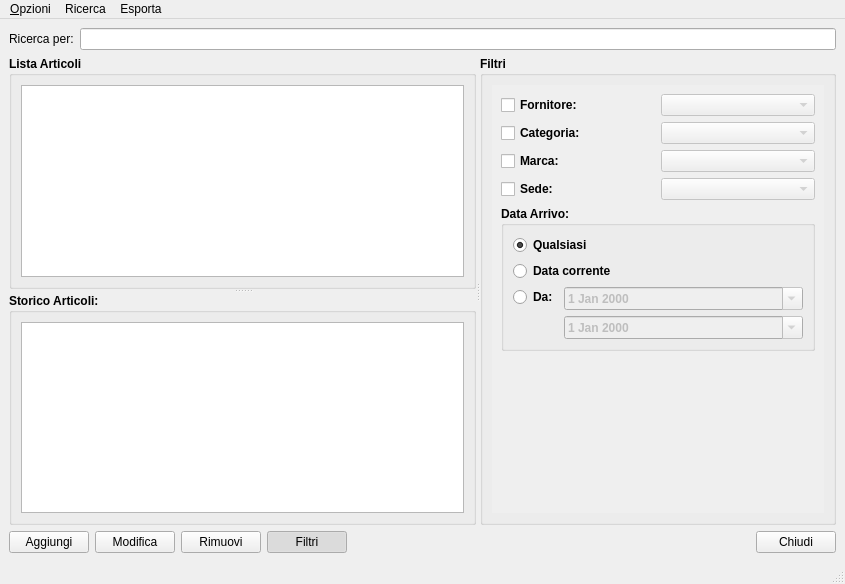
<?xml version="1.0" encoding="UTF-8"?>
<ui version="4.0">
 <class>MagazzinoWindow</class>
 <widget class="QMainWindow" name="MagazzinoWindow">
  <property name="windowModality">
   <enum>Qt::NonModal</enum>
  </property>
  <property name="geometry">
   <rect>
    <x>0</x>
    <y>0</y>
    <width>845</width>
    <height>584</height>
   </rect>
  </property>
  <property name="windowTitle">
   <string>Magazzino</string>
  </property>
  <widget class="QWidget" name="centralwidget">
   <layout class="QVBoxLayout" name="verticalLayout_5">
    <item>
     <layout class="QHBoxLayout" name="horizontalLayout">
      <item>
       <widget class="QLabel" name="label_2">
        <property name="text">
         <string>Ricerca per:</string>
        </property>
       </widget>
      </item>
      <item>
       <widget class="QLineEdit" name="searchLineEdit"/>
      </item>
     </layout>
    </item>
    <item>
     <widget class="QSplitter" name="splitter_2">
      <property name="frameShape">
       <enum>QFrame::NoFrame</enum>
      </property>
      <property name="frameShadow">
       <enum>QFrame::Plain</enum>
      </property>
      <property name="midLineWidth">
       <number>0</number>
      </property>
      <property name="orientation">
       <enum>Qt::Horizontal</enum>
      </property>
      <widget class="QSplitter" name="splitter_1">
       <property name="orientation">
        <enum>Qt::Vertical</enum>
       </property>
       <widget class="QGroupBox" name="groupBox">
        <property name="font">
         <font>
          <weight>75</weight>
          <bold>true</bold>
         </font>
        </property>
        <property name="title">
         <string>Lista Articoli</string>
        </property>
        <layout class="QVBoxLayout" name="verticalLayout_2">
         <item>
          <widget class="QTableView" name="articoloView">
           <property name="font">
            <font>
             <weight>50</weight>
             <bold>false</bold>
            </font>
           </property>
           <property name="editTriggers">
            <set>QAbstractItemView::NoEditTriggers</set>
           </property>
           <property name="alternatingRowColors">
            <bool>true</bool>
           </property>
           <property name="selectionMode">
            <enum>QAbstractItemView::SingleSelection</enum>
           </property>
           <property name="selectionBehavior">
            <enum>QAbstractItemView::SelectRows</enum>
           </property>
          </widget>
         </item>
        </layout>
       </widget>
       <widget class="QGroupBox" name="groupBox_2">
        <property name="sizePolicy">
         <sizepolicy hsizetype="Preferred" vsizetype="Preferred">
          <horstretch>0</horstretch>
          <verstretch>0</verstretch>
         </sizepolicy>
        </property>
        <property name="font">
         <font>
          <weight>75</weight>
          <bold>true</bold>
         </font>
        </property>
        <property name="title">
         <string>Storico Articoli:</string>
        </property>
        <layout class="QVBoxLayout" name="verticalLayout_3">
         <item>
          <widget class="QTableView" name="storicoView">
           <property name="sizePolicy">
            <sizepolicy hsizetype="Expanding" vsizetype="Expanding">
             <horstretch>0</horstretch>
             <verstretch>0</verstretch>
            </sizepolicy>
           </property>
           <property name="font">
            <font>
             <weight>50</weight>
             <bold>false</bold>
            </font>
           </property>
           <property name="editTriggers">
            <set>QAbstractItemView::NoEditTriggers</set>
           </property>
           <property name="selectionMode">
            <enum>QAbstractItemView::SingleSelection</enum>
           </property>
           <property name="selectionBehavior">
            <enum>QAbstractItemView::SelectRows</enum>
           </property>
          </widget>
         </item>
        </layout>
       </widget>
      </widget>
      <widget class="QGroupBox" name="groupBox_3">
       <property name="font">
        <font>
         <weight>75</weight>
         <bold>true</bold>
        </font>
       </property>
       <property name="title">
        <string>Filtri</string>
       </property>
       <layout class="QVBoxLayout" name="verticalLayout">
        <item>
         <widget class="QScrollArea" name="scrollArea">
          <property name="frameShape">
           <enum>QFrame::NoFrame</enum>
          </property>
          <property name="frameShadow">
           <enum>QFrame::Sunken</enum>
          </property>
          <property name="widgetResizable">
           <bool>true</bool>
          </property>
          <widget class="QWidget" name="scrollAreaWidgetContents">
           <property name="geometry">
            <rect>
             <x>0</x>
             <y>0</y>
             <width>336</width>
             <height>420</height>
            </rect>
           </property>
           <layout class="QVBoxLayout" name="verticalLayout_4">
            <item>
             <layout class="QGridLayout" name="gridLayout_2" columnstretch="0,0">
              <item row="0" column="0">
               <widget class="QCheckBox" name="fornitoreEnabler">
                <property name="text">
                 <string>Fornitore:</string>
                </property>
               </widget>
              </item>
              <item row="0" column="1">
               <widget class="QComboBox" name="fornitoreComboBox">
                <property name="enabled">
                 <bool>false</bool>
                </property>
               </widget>
              </item>
              <item row="1" column="0">
               <widget class="QCheckBox" name="categoriaEnabler">
                <property name="text">
                 <string>Categoria:</string>
                </property>
               </widget>
              </item>
              <item row="1" column="1">
               <widget class="QComboBox" name="categoriaComboBox">
                <property name="enabled">
                 <bool>false</bool>
                </property>
                <property name="editable">
                 <bool>false</bool>
                </property>
               </widget>
              </item>
              <item row="2" column="0">
               <widget class="QCheckBox" name="marcaEnabler">
                <property name="text">
                 <string>Marca:</string>
                </property>
               </widget>
              </item>
              <item row="2" column="1">
               <widget class="QComboBox" name="marcaComboBox">
                <property name="enabled">
                 <bool>false</bool>
                </property>
               </widget>
              </item>
              <item row="3" column="0">
               <widget class="QCheckBox" name="sedeEnabler">
                <property name="text">
                 <string>Sede:</string>
                </property>
               </widget>
              </item>
              <item row="3" column="1">
               <widget class="QComboBox" name="sedeComboBox">
                <property name="enabled">
                 <bool>false</bool>
                </property>
               </widget>
              </item>
              <item row="5" column="0" colspan="2">
               <widget class="QGroupBox" name="groupBox_4">
                <property name="title">
                 <string>Data Arrivo:</string>
                </property>
                <layout class="QFormLayout" name="formLayout">
                 <item row="3" column="1">
                  <widget class="QDateEdit" name="data1LineEdit">
                   <property name="enabled">
                    <bool>false</bool>
                   </property>
                   <property name="calendarPopup">
                    <bool>true</bool>
                   </property>
                  </widget>
                 </item>
                 <item row="4" column="1">
                  <widget class="QDateEdit" name="data2LineEdit">
                   <property name="enabled">
                    <bool>false</bool>
                   </property>
                   <property name="calendarPopup">
                    <bool>true</bool>
                   </property>
                  </widget>
                 </item>
                 <item row="3" column="0">
                  <widget class="QRadioButton" name="rangeDateEnabler">
                   <property name="text">
                    <string>Da:</string>
                   </property>
                  </widget>
                 </item>
                 <item row="1" column="0" colspan="2">
                  <widget class="QRadioButton" name="allDataEnabler">
                   <property name="text">
                    <string>Qualsiasi</string>
                   </property>
                   <property name="checked">
                    <bool>true</bool>
                   </property>
                  </widget>
                 </item>
                 <item row="2" column="0" colspan="2">
                  <widget class="QRadioButton" name="currentDateEnabler">
                   <property name="text">
                    <string>Data corrente</string>
                   </property>
                  </widget>
                 </item>
                </layout>
               </widget>
              </item>
             </layout>
            </item>
            <item>
             <spacer name="verticalSpacer">
              <property name="orientation">
               <enum>Qt::Vertical</enum>
              </property>
              <property name="sizeHint" stdset="0">
               <size>
                <width>20</width>
                <height>192</height>
               </size>
              </property>
             </spacer>
            </item>
           </layout>
          </widget>
         </widget>
        </item>
       </layout>
      </widget>
     </widget>
    </item>
    <item>
     <layout class="QHBoxLayout" name="horizontalLayout_3">
      <item>
       <widget class="QPushButton" name="addButton">
        <property name="text">
         <string>Aggiungi</string>
        </property>
       </widget>
      </item>
      <item>
       <widget class="QPushButton" name="updateButton">
        <property name="text">
         <string>Modifica</string>
        </property>
       </widget>
      </item>
      <item>
       <widget class="QPushButton" name="removeButton">
        <property name="text">
         <string>Rimuovi</string>
        </property>
       </widget>
      </item>
      <item>
       <widget class="QPushButton" name="filterButton">
        <property name="text">
         <string>Filtri</string>
        </property>
        <property name="checkable">
         <bool>true</bool>
        </property>
        <property name="checked">
         <bool>true</bool>
        </property>
       </widget>
      </item>
      <item>
       <spacer name="horizontalSpacer">
        <property name="orientation">
         <enum>Qt::Horizontal</enum>
        </property>
        <property name="sizeHint" stdset="0">
         <size>
          <width>40</width>
          <height>20</height>
         </size>
        </property>
       </spacer>
      </item>
      <item>
       <widget class="QPushButton" name="closeButton">
        <property name="text">
         <string>Chiudi</string>
        </property>
       </widget>
      </item>
     </layout>
    </item>
   </layout>
  </widget>
  <widget class="QMenuBar" name="menubar">
   <property name="geometry">
    <rect>
     <x>0</x>
     <y>0</y>
     <width>845</width>
     <height>20</height>
    </rect>
   </property>
   <widget class="QMenu" name="menuOpzioni">
    <property name="title">
     <string>&amp;Opzioni</string>
    </property>
    <addaction name="actionConfigura"/>
   </widget>
   <widget class="QMenu" name="menuRicerca">
    <property name="title">
     <string>Ricerca</string>
    </property>
    <widget class="QMenu" name="menuRicerca_per">
     <property name="tearOffEnabled">
      <bool>true</bool>
     </property>
     <property name="title">
      <string>Ricerca per</string>
     </property>
     <addaction name="actionDescrizione"/>
     <addaction name="actionCod_Articolo"/>
     <addaction name="actionCod_Fornitore"/>
     <addaction name="actionEAN"/>
    </widget>
    <addaction name="menuRicerca_per"/>
   </widget>
   <widget class="QMenu" name="menuEsporta">
    <property name="title">
     <string>Esporta</string>
    </property>
    <addaction name="actionMagazzinoCSV"/>
    <addaction name="actionStoricoCSV"/>
   </widget>
   <addaction name="menuOpzioni"/>
   <addaction name="menuRicerca"/>
   <addaction name="menuEsporta"/>
  </widget>
  <widget class="QStatusBar" name="statusbar"/>
  <action name="actionCod_Articolo">
   <property name="checkable">
    <bool>true</bool>
   </property>
   <property name="text">
    <string>Cod Articolo</string>
   </property>
  </action>
  <action name="actionCod_Fornitore">
   <property name="checkable">
    <bool>true</bool>
   </property>
   <property name="text">
    <string>Cod. Fornitore</string>
   </property>
  </action>
  <action name="actionEAN">
   <property name="checkable">
    <bool>true</bool>
   </property>
   <property name="text">
    <string>Cod. a Barre</string>
   </property>
  </action>
  <action name="actionDescrizione">
   <property name="checkable">
    <bool>true</bool>
   </property>
   <property name="text">
    <string>Descrizione</string>
   </property>
  </action>
  <action name="actionConfigura">
   <property name="text">
    <string>Configura...</string>
   </property>
  </action>
  <action name="actionMagazzinoCSV">
   <property name="text">
    <string>Magazzino in CSV</string>
   </property>
  </action>
  <action name="actionStoricoCSV">
   <property name="text">
    <string>Storico in CSV</string>
   </property>
  </action>
 </widget>
 <resources/>
 <connections>
  <connection>
   <sender>closeButton</sender>
   <signal>clicked()</signal>
   <receiver>MagazzinoWindow</receiver>
   <slot>close()</slot>
   <hints>
    <hint type="sourcelabel">
     <x>758</x>
     <y>549</y>
    </hint>
    <hint type="destinationlabel">
     <x>768</x>
     <y>554</y>
    </hint>
   </hints>
  </connection>
  <connection>
   <sender>addButton</sender>
   <signal>clicked()</signal>
   <receiver>MagazzinoWindow</receiver>
   <slot>addRecord()</slot>
   <hints>
    <hint type="sourcelabel">
     <x>61</x>
     <y>547</y>
    </hint>
    <hint type="destinationlabel">
     <x>61</x>
     <y>551</y>
    </hint>
   </hints>
  </connection>
  <connection>
   <sender>categoriaComboBox</sender>
   <signal>currentIndexChanged(QString)</signal>
   <receiver>MagazzinoWindow</receiver>
   <slot>updateViewMagazzino()</slot>
   <hints>
    <hint type="sourcelabel">
     <x>813</x>
     <y>151</y>
    </hint>
    <hint type="destinationlabel">
     <x>384</x>
     <y>290</y>
    </hint>
   </hints>
  </connection>
  <connection>
   <sender>articoloView</sender>
   <signal>clicked(QModelIndex)</signal>
   <receiver>MagazzinoWindow</receiver>
   <slot>updateViewStorico(QModelIndex)</slot>
   <hints>
    <hint type="sourcelabel">
     <x>83</x>
     <y>276</y>
    </hint>
    <hint type="destinationlabel">
     <x>6</x>
     <y>285</y>
    </hint>
   </hints>
  </connection>
  <connection>
   <sender>removeButton</sender>
   <signal>clicked()</signal>
   <receiver>MagazzinoWindow</receiver>
   <slot>removeRecord()</slot>
   <hints>
    <hint type="sourcelabel">
     <x>218</x>
     <y>539</y>
    </hint>
    <hint type="destinationlabel">
     <x>218</x>
     <y>557</y>
    </hint>
   </hints>
  </connection>
  <connection>
   <sender>updateButton</sender>
   <signal>clicked()</signal>
   <receiver>MagazzinoWindow</receiver>
   <slot>updateRecord()</slot>
   <hints>
    <hint type="sourcelabel">
     <x>146</x>
     <y>536</y>
    </hint>
    <hint type="destinationlabel">
     <x>144</x>
     <y>557</y>
    </hint>
   </hints>
  </connection>
  <connection>
   <sender>searchLineEdit</sender>
   <signal>returnPressed()</signal>
   <receiver>MagazzinoWindow</receiver>
   <slot>updateViewMagazzino()</slot>
   <hints>
    <hint type="sourcelabel">
     <x>359</x>
     <y>52</y>
    </hint>
    <hint type="destinationlabel">
     <x>785</x>
     <y>89</y>
    </hint>
   </hints>
  </connection>
  <connection>
   <sender>actionConfigura</sender>
   <signal>triggered()</signal>
   <receiver>MagazzinoWindow</receiver>
   <slot>openConfigDialog()</slot>
   <hints>
    <hint type="sourcelabel">
     <x>-1</x>
     <y>-1</y>
    </hint>
    <hint type="destinationlabel">
     <x>395</x>
     <y>291</y>
    </hint>
   </hints>
  </connection>
  <connection>
   <sender>articoloView</sender>
   <signal>doubleClicked(QModelIndex)</signal>
   <receiver>MagazzinoWindow</receiver>
   <slot>updateRecord()</slot>
   <hints>
    <hint type="sourcelabel">
     <x>444</x>
     <y>276</y>
    </hint>
    <hint type="destinationlabel">
     <x>788</x>
     <y>203</y>
    </hint>
   </hints>
  </connection>
  <connection>
   <sender>filterButton</sender>
   <signal>clicked(bool)</signal>
   <receiver>groupBox_3</receiver>
   <slot>setVisible(bool)</slot>
   <hints>
    <hint type="sourcelabel">
     <x>297</x>
     <y>533</y>
    </hint>
    <hint type="destinationlabel">
     <x>636</x>
     <y>516</y>
    </hint>
   </hints>
  </connection>
  <connection>
   <sender>fornitoreEnabler</sender>
   <signal>clicked(bool)</signal>
   <receiver>fornitoreComboBox</receiver>
   <slot>setEnabled(bool)</slot>
   <hints>
    <hint type="sourcelabel">
     <x>581</x>
     <y>121</y>
    </hint>
    <hint type="destinationlabel">
     <x>813</x>
     <y>122</y>
    </hint>
   </hints>
  </connection>
  <connection>
   <sender>categoriaEnabler</sender>
   <signal>clicked(bool)</signal>
   <receiver>categoriaComboBox</receiver>
   <slot>setEnabled(bool)</slot>
   <hints>
    <hint type="sourcelabel">
     <x>581</x>
     <y>150</y>
    </hint>
    <hint type="destinationlabel">
     <x>813</x>
     <y>151</y>
    </hint>
   </hints>
  </connection>
  <connection>
   <sender>marcaEnabler</sender>
   <signal>clicked(bool)</signal>
   <receiver>marcaComboBox</receiver>
   <slot>setEnabled(bool)</slot>
   <hints>
    <hint type="sourcelabel">
     <x>581</x>
     <y>179</y>
    </hint>
    <hint type="destinationlabel">
     <x>813</x>
     <y>180</y>
    </hint>
   </hints>
  </connection>
  <connection>
   <sender>sedeEnabler</sender>
   <signal>clicked(bool)</signal>
   <receiver>sedeComboBox</receiver>
   <slot>setEnabled(bool)</slot>
   <hints>
    <hint type="sourcelabel">
     <x>581</x>
     <y>208</y>
    </hint>
    <hint type="destinationlabel">
     <x>813</x>
     <y>209</y>
    </hint>
   </hints>
  </connection>
  <connection>
   <sender>fornitoreComboBox</sender>
   <signal>currentIndexChanged(QString)</signal>
   <receiver>MagazzinoWindow</receiver>
   <slot>updateViewMagazzino()</slot>
   <hints>
    <hint type="sourcelabel">
     <x>769</x>
     <y>110</y>
    </hint>
    <hint type="destinationlabel">
     <x>842</x>
     <y>119</y>
    </hint>
   </hints>
  </connection>
  <connection>
   <sender>sedeComboBox</sender>
   <signal>currentIndexChanged(QString)</signal>
   <receiver>MagazzinoWindow</receiver>
   <slot>updateViewMagazzino()</slot>
   <hints>
    <hint type="sourcelabel">
     <x>800</x>
     <y>193</y>
    </hint>
    <hint type="destinationlabel">
     <x>844</x>
     <y>218</y>
    </hint>
   </hints>
  </connection>
  <connection>
   <sender>marcaComboBox</sender>
   <signal>currentIndexChanged(QString)</signal>
   <receiver>MagazzinoWindow</receiver>
   <slot>updateViewMagazzino()</slot>
   <hints>
    <hint type="sourcelabel">
     <x>808</x>
     <y>169</y>
    </hint>
    <hint type="destinationlabel">
     <x>842</x>
     <y>172</y>
    </hint>
   </hints>
  </connection>
  <connection>
   <sender>fornitoreEnabler</sender>
   <signal>clicked()</signal>
   <receiver>MagazzinoWindow</receiver>
   <slot>updateViewMagazzino()</slot>
   <hints>
    <hint type="sourcelabel">
     <x>532</x>
     <y>111</y>
    </hint>
    <hint type="destinationlabel">
     <x>422</x>
     <y>291</y>
    </hint>
   </hints>
  </connection>
  <connection>
   <sender>categoriaEnabler</sender>
   <signal>clicked()</signal>
   <receiver>MagazzinoWindow</receiver>
   <slot>updateViewMagazzino()</slot>
   <hints>
    <hint type="sourcelabel">
     <x>532</x>
     <y>140</y>
    </hint>
    <hint type="destinationlabel">
     <x>422</x>
     <y>291</y>
    </hint>
   </hints>
  </connection>
  <connection>
   <sender>marcaEnabler</sender>
   <signal>clicked()</signal>
   <receiver>MagazzinoWindow</receiver>
   <slot>updateViewMagazzino()</slot>
   <hints>
    <hint type="sourcelabel">
     <x>532</x>
     <y>169</y>
    </hint>
    <hint type="destinationlabel">
     <x>422</x>
     <y>291</y>
    </hint>
   </hints>
  </connection>
  <connection>
   <sender>sedeEnabler</sender>
   <signal>clicked()</signal>
   <receiver>MagazzinoWindow</receiver>
   <slot>updateViewMagazzino()</slot>
   <hints>
    <hint type="sourcelabel">
     <x>532</x>
     <y>198</y>
    </hint>
    <hint type="destinationlabel">
     <x>422</x>
     <y>291</y>
    </hint>
   </hints>
  </connection>
  <connection>
   <sender>data1LineEdit</sender>
   <signal>dateChanged(QDate)</signal>
   <receiver>MagazzinoWindow</receiver>
   <slot>updateViewMagazzino()</slot>
   <hints>
    <hint type="sourcelabel">
     <x>801</x>
     <y>329</y>
    </hint>
    <hint type="destinationlabel">
     <x>422</x>
     <y>291</y>
    </hint>
   </hints>
  </connection>
  <connection>
   <sender>data2LineEdit</sender>
   <signal>dateChanged(QDate)</signal>
   <receiver>MagazzinoWindow</receiver>
   <slot>updateViewMagazzino()</slot>
   <hints>
    <hint type="sourcelabel">
     <x>801</x>
     <y>359</y>
    </hint>
    <hint type="destinationlabel">
     <x>422</x>
     <y>291</y>
    </hint>
   </hints>
  </connection>
  <connection>
   <sender>actionMagazzinoCSV</sender>
   <signal>triggered()</signal>
   <receiver>MagazzinoWindow</receiver>
   <slot>exportMagazzinoCsv()</slot>
   <hints>
    <hint type="sourcelabel">
     <x>-1</x>
     <y>-1</y>
    </hint>
    <hint type="destinationlabel">
     <x>422</x>
     <y>291</y>
    </hint>
   </hints>
  </connection>
  <connection>
   <sender>actionStoricoCSV</sender>
   <signal>triggered()</signal>
   <receiver>MagazzinoWindow</receiver>
   <slot>exportStoricoCsv()</slot>
   <hints>
    <hint type="sourcelabel">
     <x>-1</x>
     <y>-1</y>
    </hint>
    <hint type="destinationlabel">
     <x>422</x>
     <y>291</y>
    </hint>
   </hints>
  </connection>
  <connection>
   <sender>rangeDateEnabler</sender>
   <signal>toggled(bool)</signal>
   <receiver>data1LineEdit</receiver>
   <slot>setEnabled(bool)</slot>
   <hints>
    <hint type="sourcelabel">
     <x>532</x>
     <y>323</y>
    </hint>
    <hint type="destinationlabel">
     <x>577</x>
     <y>309</y>
    </hint>
   </hints>
  </connection>
  <connection>
   <sender>rangeDateEnabler</sender>
   <signal>toggled(bool)</signal>
   <receiver>data2LineEdit</receiver>
   <slot>setEnabled(bool)</slot>
   <hints>
    <hint type="sourcelabel">
     <x>527</x>
     <y>325</y>
    </hint>
    <hint type="destinationlabel">
     <x>588</x>
     <y>345</y>
    </hint>
   </hints>
  </connection>
  <connection>
   <sender>allDataEnabler</sender>
   <signal>clicked()</signal>
   <receiver>MagazzinoWindow</receiver>
   <slot>updateViewMagazzino()</slot>
   <hints>
    <hint type="sourcelabel">
     <x>554</x>
     <y>257</y>
    </hint>
    <hint type="destinationlabel">
     <x>842</x>
     <y>263</y>
    </hint>
   </hints>
  </connection>
  <connection>
   <sender>currentDateEnabler</sender>
   <signal>clicked()</signal>
   <receiver>MagazzinoWindow</receiver>
   <slot>updateViewMagazzino()</slot>
   <hints>
    <hint type="sourcelabel">
     <x>624</x>
     <y>293</y>
    </hint>
    <hint type="destinationlabel">
     <x>839</x>
     <y>302</y>
    </hint>
   </hints>
  </connection>
  <connection>
   <sender>rangeDateEnabler</sender>
   <signal>clicked()</signal>
   <receiver>MagazzinoWindow</receiver>
   <slot>updateViewMagazzino()</slot>
   <hints>
    <hint type="sourcelabel">
     <x>546</x>
     <y>322</y>
    </hint>
    <hint type="destinationlabel">
     <x>840</x>
     <y>356</y>
    </hint>
   </hints>
  </connection>
 </connections>
 <slots>
  <slot>addRecord()</slot>
  <slot>updateFilterValue(QString)</slot>
  <slot>updateViewMagazzino()</slot>
  <slot>updateViewStorico(QModelIndex)</slot>
  <slot>removeRecord()</slot>
  <slot>updateRecord()</slot>
  <slot>searchRecord()</slot>
  <slot>openConfigDialog()</slot>
  <slot>exportMagazzinoCsv()</slot>
  <slot>exportStoricoCsv()</slot>
 </slots>
</ui>
